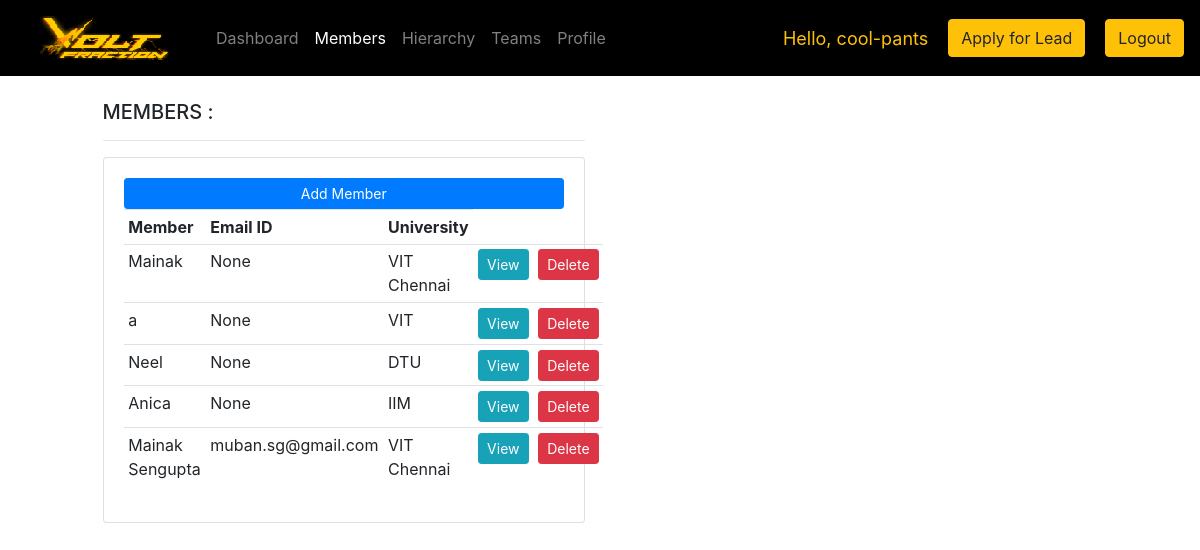
Page /members/ (signed in) on the earlier database version.
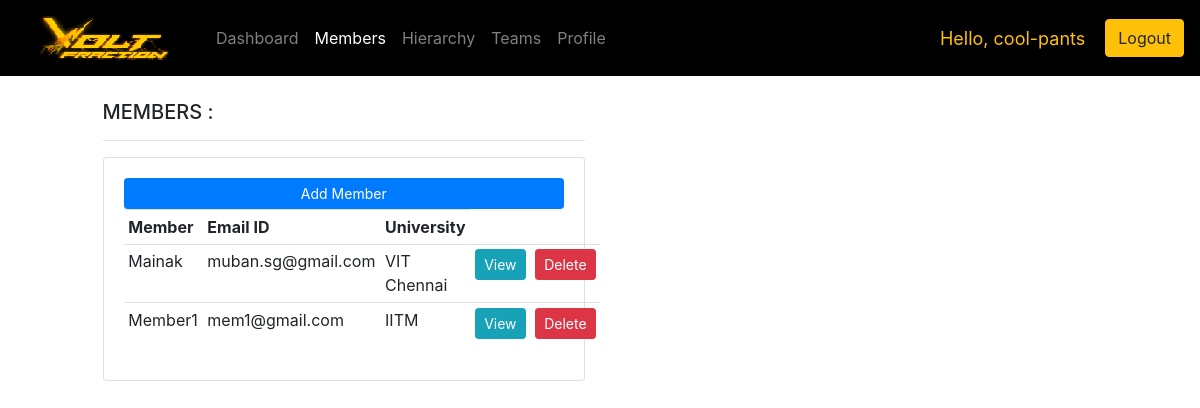
Same page on the later database version.
### accounts/models.py (models this page shows, shortened)
class Member(models.Model):
	name = models.CharField(max_length=200, null=True, unique = True)
	college = models.CharField(max_length=200, null=True)
	email = models.EmailField(max_length=255, null=True,unique=True)
	phone = models.CharField(max_length=200, null=True, unique = True)
	mem_id=models.UUIDField(unique=True, default=uuid.uuid4, editable=False) #want to generate new unique id from this field
	date_created = models.DateTimeField(auto_now_add=True, null=True)

### accounts/views.py (the view)
# urls.py: path('members/', views.members, name="members"),
def members(request):
	if(request.user.is_staff):
		members= Member.objects.all()
	else:
		members = Member.objects.filter(college = request.user.profile.college)
	context = {'members':members, 'member_page':"active"}
	return render(request,'accounts/members.html',context);

### accounts/templates/accounts/members.html
{% extends 'accounts/main.html' %}
{% block content %}
<br>
<div class="row">
	<div class="col-md-1"></div>
	<div class="col-md-5">
		<h5>MEMBERS :</h5>
		<hr>
		<div class="card card-body">
			<a class="btn btn-primary btn-sm btn-block" href="{% url 'add_member' %}">Add Member</a>
			<table class="table table-sm">
				<tr>
					<th>Member</th>
					<th>Email ID</th>
					<th>University</th>
				</tr>
				{% for i in members %}
					<tr>
						<td>{{i.name}}</td>
						<td>{{i.email}}</td>
						<td>{{i.college}}</td>
						<td><a class="btn btn-sm btn-info" href="{% url 'profile' i.id %}">View</a></td>
						<td><a class="btn btn-sm btn-danger" href="{% url 'delete_member' i.id %}">Delete</a></td>
					</tr>
				{% endfor %}
			</table>
		</div>
	</div>
</div>
{% endblock %}

### accounts/templates/accounts/main.html (shortened to what this page needs)
<!DOCTYPE html>
<HtMl>
<head>
	<link rel="stylesheet" href="https://stackpath.bootstrapcdn.com/bootstrap/4.3.1/css/bootstrap.min.css">
</head>
<body>
	{% include 'accounts/navbar.html' %}
	{% block content %}
	{% endblock %}
</body>
</html>

### accounts/templates/accounts/navbar.html (shortened to what this page needs)
{% load static %}
<nav class="navbar navbar-expand-lg navbar-dark"  style="background-color: #000000;">
  <img src="{% static 'images/new.jpg' %}" class="nav-link" href="{% url 'home' %}" />
  <div class="collapse navbar-collapse" id="navbarSupportedContent">
    <ul class="navbar-nav mr-auto">
      <li class="nav-item {{ home }}">
        <a class="nav-link" href="{% url 'home' %}">Dashboard</a>
      </li>
      <li class="nav-item {{ member_page }}">
        <a class="nav-link" href="{% url 'members' %}">Members<span class="sr-only">(current)</span></a>
      </li>
      {% if request.user.is_staff %}
      <li class="nav-item {{ hierarchy }}">
        <a class="nav-link" href="{% url 'hierarchy' %}">Hierarchy<span class="sr-only">(current)</span></a>
      </li>
      {% endif %}
      <li class="nav-item {{ teamlist }}">
        <a class="nav-link" href="{% url 'teamlist' %}">Teams<span class="sr-only">(current)</span></a>
      </li>
      <li class="nav-item {{ var }}">
        <a class="nav-link" href="{% url 'userprofile' request.user.id %}">Profile<span class="sr-only">(current)</span></a>
      </li>
    </ul>
  </div>
  <span class="hello-msg">Hello, {{request.user}}</span>
  {% if not request.user.profile.is_apply and not request.user.profile.is_lead %}
    <span class="button">
      <form action="{% url 'apply' %}" method="POST">
        <button type="submit" name = "profile_id" value = "{{request.user.profile.id}}" class="btn btn-warning">Apply for Lead</button>
      </form>
    </span>
  {% endif %}
  <span><a class="btn btn-warning" href="{% url 'logout' %}">Logout</a></span>
</nav>

### accounts/templates/accounts/navbar.html (style rules this page uses)
.hello-msg { font-size: 18px; color: #ffc107; margin-right: 20px; }

Differences in the rows shown:
removed Member: name "a", email "None", college "VIT"
removed Member: name "Neel", email "None", college "DTU"
removed Member: name "Anica", email "None", college "IIM"
removed Member: name "Mainak Sengupta", email "muban.sg@gmail.com", college "VIT Chennai"
changed Member "Mainak": email "None" → "muban.sg@gmail.com"
added Member: name "Member1", email "mem1@gmail.com", college "IITM"
Other differences:
text no longer shown: "Apply for Lead"
